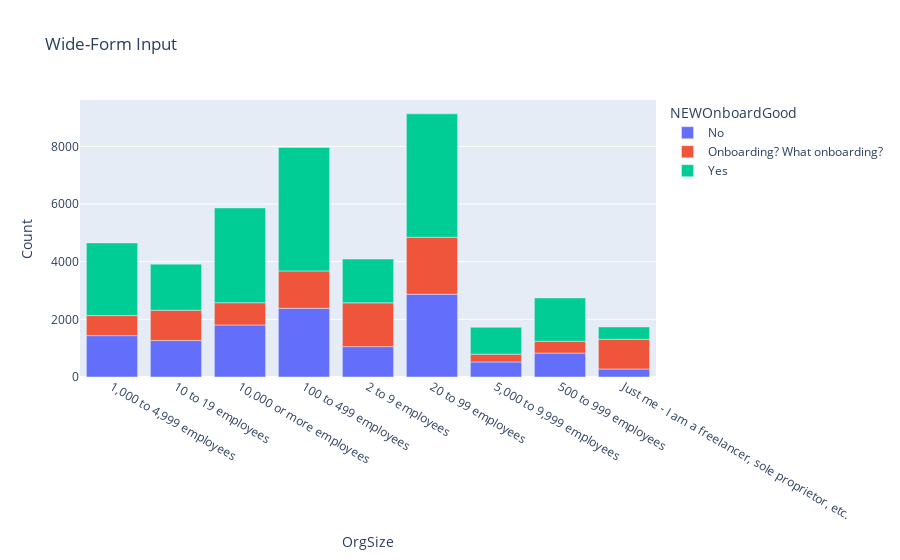

This figure's notebook cell:
### Code cell
fig = px.bar(data, x="OrgSize", y="Count", color="NEWOnboardGood", title="Wide-Form Input")
fig.show()

### Figure 1 — Plotly figure (JSON) as saved in the notebook; plotly's stock layout.template omitted (floating-point values rounded to 4 significant figures)
{"data": [{"alignmentgroup": "True", "hovertemplate": "NEWOnboardGood=No<br>OrgSize=%{x}<br>Count=%{y}<extra></extra>", "legendgroup": "No", "marker": {"color": "#636efa"}, "name": "No", "offsetgroup": "No", "orientation": "v", "showlegend": true, "textposition": "auto", "type": "bar", "x": ["1,000 to 4,999 employees", "10 to 19 employees", "10,000 or more employees", "100 to 499 employees", "2 to 9 employees", "20 to 99 employees", "5,000 to 9,999 employees", "500 to 999 employees", "Just me - I am a freelancer, sole proprietor, etc."], "xaxis": "x", "y": [1435, 1264, 1806, 2383, 1053, 2870, 523, 830, 278], "yaxis": "y"}, {"alignmentgroup": "True", "hovertemplate": "NEWOnboardGood=Onboarding? What onboarding?<br>OrgSize=%{x}<br>Count=%{y}<extra></extra>", "legendgroup": "Onboarding? What onboarding?", "marker": {"color": "#EF553B"}, "name": "Onboarding? What onboarding?", "offsetgroup": "Onboarding? What onboarding?", "orientation": "v", "showlegend": true, "textposition": "auto", "type": "bar", "x": ["1,000 to 4,999 employees", "10 to 19 employees", "10,000 or more employees", "100 to 499 employees", "2 to 9 employees", "20 to 99 employees", "5,000 to 9,999 employees", "500 to 999 employees", "Just me - I am a freelancer, sole proprietor, etc."], "xaxis": "x", "y": [695, 1052, 771, 1297, 1520, 1977, 270, 410, 1032], "yaxis": "y"}, {"alignmentgroup": "True", "hovertemplate": "NEWOnboardGood=Yes<br>OrgSize=%{x}<br>Count=%{y}<extra></extra>", "legendgroup": "Yes", "marker": {"color": "#00cc96"}, "name": "Yes", "offsetgroup": "Yes", "orientation": "v", "showlegend": true, "textposition": "auto", "type": "bar", "x": ["1,000 to 4,999 employees", "10 to 19 employees", "10,000 or more employees", "100 to 499 employees", "2 to 9 employees", "20 to 99 employees", "5,000 to 9,999 employees", "500 to 999 employees", "Just me - I am a freelancer, sole proprietor, etc."], "xaxis": "x", "y": [2520, 1599, 3287, 4282, 1519, 4281, 932, 1502, 425], "yaxis": "y"}], "layout": {"barmode": "relative", "legend": {"title": {"text": "NEWOnboardGood"}, "tracegroupgap": 0}, "title": {"text": "Wide-Form Input"}, "xaxis": {"anchor": "y", "domain": [0, 1], "title": {"text": "OrgSize"}}, "yaxis": {"anchor": "x", "domain": [0, 1], "title": {"text": "Count"}}}}
